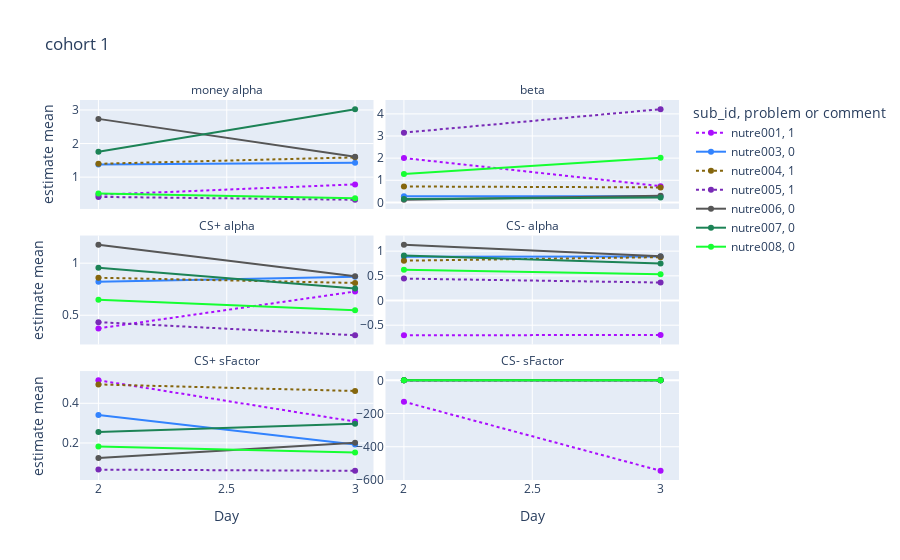
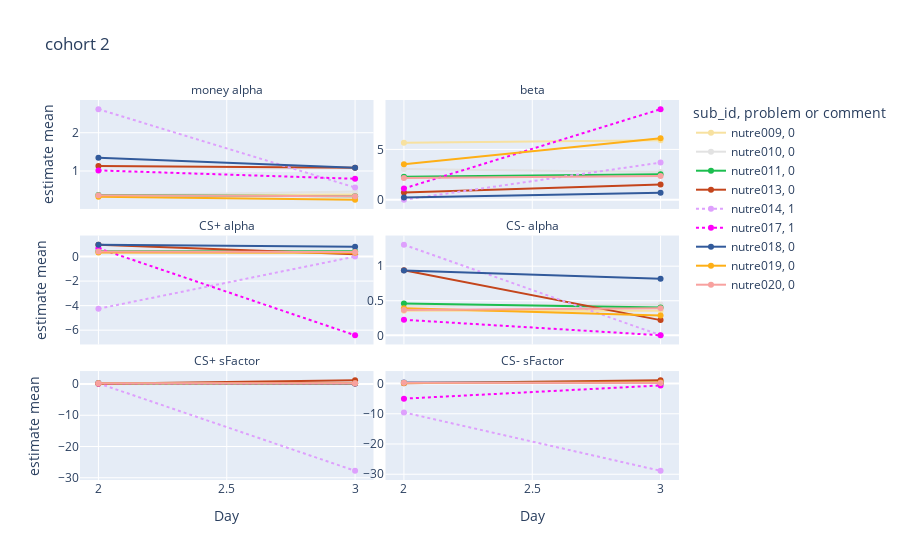

Here is the notebook cell these charts were saved with, in order:
### Code cell
df_ = pars_df[pars_df['Day']!=1]
for cohort in sorted(list(df_['cohort_id'].unique())):
      df = df_[df_['cohort_id'] == cohort]
    

      fig = px.line(df, facet_col = 'parameter', facet_col_wrap=2,
                  x = 'Day', y = 'estimate mean', color = 'sub_id',
                  markers=True, #symbol='comment',
                  line_dash='problem or comment',
                  color_discrete_sequence = px.colors.qualitative.Alphabet,
                  category_orders=
                        {'Day':[1,2,3],
                        "sub_id": sorted(list(pars_df['sub_id'].unique())),
                        "parameter": ['money alpha', 'beta', 'CS+ alpha',
                                    'CS- alpha', 'CS+ sFactor', 'CS- sFactor'],
                        "problem or comment": [0,1]},
                  title = '{}'.format(cohort))
      
      fig.update_yaxes(matches=None, showticklabels=True)
      fig.for_each_annotation(lambda a: a.update(text=a.text.split("=")[-1]))

      fig.show()
